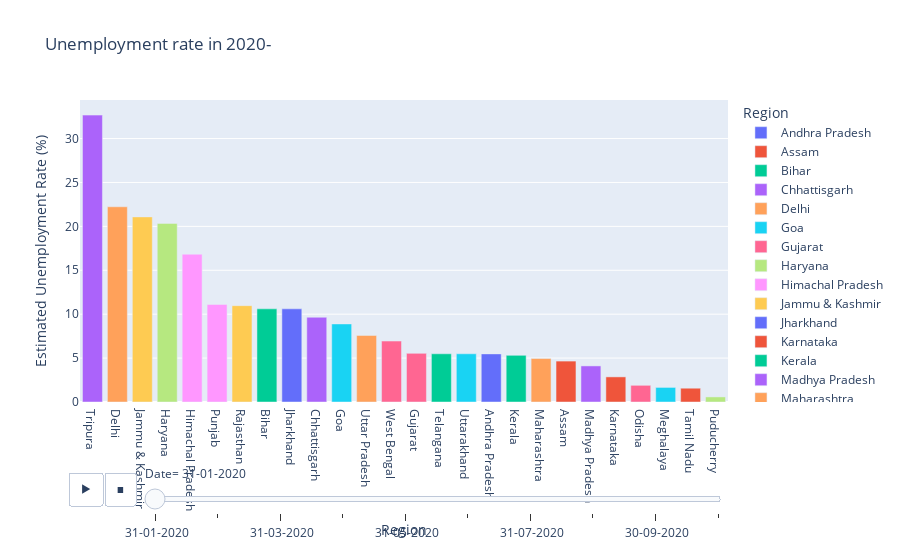

The notebook cell this image was saved under:
### Markdown cell above
## Analyzing Data By barplots

### Code cell
import plotly.express as px

fg1 = px.bar(df1, x='Region', y='Estimated Unemployment Rate (%)', color='Region',
             title='Unemployment rate in 2020-', animation_frame='Date', template='plotly')
fg1.update_layout(xaxis={'categoryorder': 'total descending'})
fg1.show()

### Figure 1 — Plotly figure (JSON) as saved in the notebook; plotly's stock layout.template omitted (floating-point values rounded to 4 significant figures)
{"data": [{"alignmentgroup": "True", "hovertemplate": "Region=%{x}<br>Date= 31-01-2020<br>Estimated Unemployment Rate (%)=%{y}<extra></extra>", "legendgroup": "Andhra Pradesh", "marker": {"color": "#636efa", "pattern": {"shape": ""}}, "name": "Andhra Pradesh", "offsetgroup": "Andhra Pradesh", "orientation": "v", "showlegend": true, "textposition": "auto", "type": "bar", "x": ["Andhra Pradesh"], "xaxis": "x", "y": [5.48], "yaxis": "y"}, {"alignmentgroup": "True", "hovertemplate": "Region=%{x}<br>Date= 31-01-2020<br>Estimated Unemployment Rate (%)=%{y}<extra></extra>", "legendgroup": "Assam", "marker": {"color": "#EF553B", "pattern": {"shape": ""}}, "name": "Assam", "offsetgroup": "Assam", "orientation": "v", "showlegend": true, "textposition": "auto", "type": "bar", "x": ["Assam"], "xaxis": "x", "y": [4.66], "yaxis": "y"}, {"alignmentgroup": "True", "hovertemplate": "Region=%{x}<br>Date= 31-01-2020<br>Estimated Unemployment Rate (%)=%{y}<extra></extra>", "legendgroup": "Bihar", "marker": {"color": "#00cc96", "pattern": {"shape": ""}}, "name": "Bihar", "offsetgroup": "Bihar", "orientation": "v", "showlegend": true, "textposition": "auto", "type": "bar", "x": ["Bihar"], "xaxis": "x", "y": [10.61], "yaxis": "y"}, {"alignmentgroup": "True", "hovertemplate": "Region=%{x}<br>Date= 31-01-2020<br>Estimated Unemployment Rate (%)=%{y}<extra></extra>", "legendgroup": "Chhattisgarh", "marker": {"color": "#ab63fa", "pattern": {"shape": ""}}, "name": "Chhattisgarh", "offsetgroup": "Chhattisgarh", "orientation": "v", "showlegend": true, "textposition": "auto", "type": "bar", "x": ["Chhattisgarh"], "xaxis": "x", "y": [9.65], "yaxis": "y"}, {"alignmentgroup": "True", "hovertemplate": "Region=%{x}<br>Date= 31-01-2020<br>Estimated Unemployment Rate (%)=%{y}<extra></extra>", "legendgroup": "Delhi", "marker": {"color": "#FFA15A", "pattern": {"shape": ""}}, "name": "Delhi", "offsetgroup": "Delhi", "orientation": "v", "showlegend": true, "textposition": "auto", "type": "bar", "x": ["Delhi"], "xaxis": "x", "y": [22.23], "yaxis": "y"}, {"alignmentgroup": "True", "hovertemplate": "Region=%{x}<br>Date= 31-01-2020<br>Estimated Unemployment Rate (%)=%{y}<extra></extra>", "legendgroup": "Goa", "marker": {"color": "#19d3f3", "pattern": {"shape": ""}}, "name": "Goa", "offsetgroup": "Goa", "orientation": "v", "showlegend": true, "textposition": "auto", "type": "bar", "x": ["Goa"], "xaxis": "x", "y": [8.89], "yaxis": "y"}, {"alignmentgroup": "True", "hovertemplate": "Region=%{x}<br>Date= 31-01-2020<br>Estimated Unemployment Rate (%)=%{y}<extra></extra>", "legendgroup": "Gujarat", "marker": {"color": "#FF6692", "pattern": {"shape": ""}}, "name": "Gujarat", "offsetgroup": "Gujarat", "orientation": "v", "showlegend": true, "textposition": "auto", "type": "bar", "x": ["Gujarat"], "xaxis": "x", "y": [5.54], "yaxis": "y"}, {"alignmentgroup": "True", "hovertemplate": "Region=%{x}<br>Date= 31-01-2020<br>Estimated Unemployment Rate (%)=%{y}<extra></extra>", "legendgroup": "Haryana", "marker": {"color": "#B6E880", "pattern": {"shape": ""}}, "name": "Haryana", "offsetgroup": "Haryana", "orientation": "v", "showlegend": true, "textposition": "auto", "type": "bar", "x": ["Haryana"], "xaxis": "x", "y": [20.34], "yaxis": "y"}, {"alignmentgroup": "True", "hovertemplate": "Region=%{x}<br>Date= 31-01-2020<br>Estimated Unemployment Rate (%)=%{y}<extra></extra>", "legendgroup": "Himachal Pradesh", "marker": {"color": "#FF97FF", "pattern": {"shape": ""}}, "name": "Himachal Pradesh", "offsetgroup": "Himachal Pradesh", "orientation": "v", "showlegend": true, "textposition": "auto", "type": "bar", "x": ["Himachal Pradesh"], "xaxis": "x", "y": [16.83], "yaxis": "y"}, {"alignmentgroup": "True", "hovertemplate": "Region=%{x}<br>Date= 31-01-2020<br>Estimated Unemployment Rate (%)=%{y}<extra></extra>", "legendgroup": "Jammu & Kashmir", "marker": {"color": "#FECB52", "pattern": {"shape": ""}}, "name": "Jammu & Kashmir", "offsetgroup": "Jammu & Kashmir", "orientation": "v", "showlegend": true, "textposition": "auto", "type": "bar", "x": ["Jammu & Kashmir"], "xaxis": "x", "y": [21.08], "yaxis": "y"}, {"alignmentgroup": "True", "hovertemplate": "Region=%{x}<br>Date= 31-01-2020<br>Estimated Unemployment Rate (%)=%{y}<extra></extra>", "legendgroup": "Jharkhand", "marker": {"color": "#636efa", "pattern": {"shape": ""}}, "name": "Jharkhand", "offsetgroup": "Jharkhand", "orientation": "v", "showlegend": true, "textposition": "auto", "type": "bar", "x": ["Jharkhand"], "xaxis": "x", "y": [10.61], "yaxis": "y"}, {"alignmentgroup": "True", "hovertemplate": "Region=%{x}<br>Date= 31-01-2020<br>Estimated Unemployment Rate (%)=%{y}<extra></extra>", "legendgroup": "Karnataka", "marker": {"color": "#EF553B", "pattern": {"shape": ""}}, "name": "Karnataka", "offsetgroup": "Karnataka", "orientation": "v", "showlegend": true, "textposition": "auto", "type": "bar", "x": ["Karnataka"], "xaxis": "x", "y": [2.86], "yaxis": "y"}, {"alignmentgroup": "True", "hovertemplate": "Region=%{x}<br>Date= 31-01-2020<br>Estimated Unemployment Rate (%)=%{y}<extra></extra>", "legendgroup": "Kerala", "marker": {"color": "#00cc96", "pattern": {"shape": ""}}, "name": "Kerala", "offsetgroup": "Kerala", "orientation": "v", "showlegend": true, "textposition": "auto", "type": "bar", "x": ["Kerala"], "xaxis": "x", "y": [5.31], "yaxis": "y"}, {"alignmentgroup": "True", "hovertemplate": "Region=%{x}<br>Date= 31-01-2020<br>Estimated Unemployment Rate (%)=%{y}<extra></extra>", "legendgroup": "Madhya Pradesh", "marker": {"color": "#ab63fa", "pattern": {"shape": ""}}, "name": "Madhya Pradesh", "offsetgroup": "Madhya Pradesh", "orientation": "v", "showlegend": true, "textposition": "auto", "type": "bar", "x": ["Madhya Pradesh"], "xaxis": "x", "y": [4.11], "yaxis": "y"}, {"alignmentgroup": "True", "hovertemplate": "Region=%{x}<br>Date= 31-01-2020<br>Estimated Unemployment Rate (%)=%{y}<extra></extra>", "legendgroup": "Maharashtra", "marker": {"color": "#FFA15A", "pattern": {"shape": ""}}, "name": "Maharashtra", "offsetgroup": "Maharashtra", "orientation": "v", "showlegend": true, "textposition": "auto", "type": "bar", "x": ["Maharashtra"], "xaxis": "x", "y": [4.95], "yaxis": "y"}, {"alignmentgroup": "True", "hovertemplate": "Region=%{x}<br>Date= 31-01-2020<br>Estimated Unemployment Rate (%)=%{y}<extra></extra>", "legendgroup": "Meghalaya", "marker": {"color": "#19d3f3", "pattern": {"shape": ""}}, "name": "Meghalaya", "offsetgroup": "Meghalaya", "orientation": "v", "showlegend": true, "textposition": "auto", "type": "bar", "x": ["Meghalaya"], "xaxis": "x", "y": [1.66], "yaxis": "y"}, {"alignmentgroup": "True", "hovertemplate": "Region=%{x}<br>Date= 31-01-2020<br>Estimated Unemployment Rate (%)=%{y}<extra></extra>", "legendgroup": "Odisha", "marker": {"color": "#FF6692", "pattern": {"shape": ""}}, "name": "Odisha", "offsetgroup": "Odisha", "orientation": "v", "showlegend": true, "textposition": "auto", "type": "bar", "x": ["Odisha"], "xaxis": "x", "y": [1.9], "yaxis": "y"}, {"alignmentgroup": "True", "hovertemplate": "Region=%{x}<br>Date= 31-01-2020<br>Estimated Unemployment Rate (%)=%{y}<extra></extra>", "legendgroup": "Puducherry", "marker": {"color": "#B6E880", "pattern": {"shape": ""}}, "name": "Puducherry", "offsetgroup": "Puducherry", "orientation": "v", "showlegend": true, "textposition": "auto", "type": "bar", "x": ["Puducherry"], "xaxis": "x", "y": [0.58], "yaxis": "y"}, {"alignmentgroup": "True", "hovertemplate": "Region=%{x}<br>Date= 31-01-2020<br>Estimated Unemployment Rate (%)=%{y}<extra></extra>", "legendgroup": "Punjab", "marker": {"color": "#FF97FF", "pattern": {"shape": ""}}, "name": "Punjab", "offsetgroup": "Punjab", "orientation": "v", "showlegend": true, "textposition": "auto", "type": "bar", "x": ["Punjab"], "xaxis": "x", "y": [11.11], "yaxis": "y"}, {"alignmentgroup": "True", "hovertemplate": "Region=%{x}<br>Date= 31-01-2020<br>Estimated Unemployment Rate (%)=%{y}<extra></extra>", "legendgroup": "Rajasthan", "marker": {"color": "#FECB52", "pattern": {"shape": ""}}, "name": "Rajasthan", "offsetgroup": "Rajasthan", "orientation": "v", "showlegend": true, "textposition": "auto", "type": "bar", "x": ["Rajasthan"], "xaxis": "x", "y": [10.97], "yaxis": "y"}, {"alignmentgroup": "True", "hovertemplate": "Region=%{x}<br>Date= 31-01-2020<br>Estimated Unemployment Rate (%)=%{y}<extra></extra>", "legendgroup": "Tamil Nadu", "marker": {"color": "#EF553B", "pattern": {"shape": ""}}, "name": "Tamil Nadu", "offsetgroup": "Tamil Nadu", "orientation": "v", "showlegend": true, "textposition": "auto", "type": "bar", "x": ["Tamil Nadu"], "xaxis": "x", "y": [1.57], "yaxis": "y"}, {"alignmentgroup": "True", "hovertemplate": "Region=%{x}<br>Date= 31-01-2020<br>Estimated Unemployment Rate (%)=%{y}<extra></extra>", "legendgroup": "Telangana", "marker": {"color": "#00cc96", "pattern": {"shape": ""}}, "name": "Telangana", "offsetgroup": "Telangana", "orientation": "v", "showlegend": true, "textposition": "auto", "type": "bar", "x": ["Telangana"], "xaxis": "x", "y": [5.49], "yaxis": "y"}, {"alignmentgroup": "True", "hovertemplate": "Region=%{x}<br>Date= 31-01-2020<br>Estimated Unemployment Rate (%)=%{y}<extra></extra>", "legendgroup": "Tripura", "marker": {"color": "#ab63fa", "pattern": {"shape": ""}}, "name": "Tripura", "offsetgroup": "Tripura", "orientation": "v", "showlegend": true, "textposition": "auto", "type": "bar", "x": ["Tripura"], "xaxis": "x", "y": [32.67], "yaxis": "y"}, {"alignmentgroup": "True", "hovertemplate": "Region=%{x}<br>Date= 31-01-2020<br>Estimated Unemployment Rate (%)=%{y}<extra></extra>", "legendgroup": "Uttar Pradesh", "marker": {"color": "#FFA15A", "pattern": {"shape": ""}}, "name": "Uttar Pradesh", "offsetgroup": "Uttar Pradesh", "orientation": "v", "showlegend": true, "textposition": "auto", "type": "bar", "x": ["Uttar Pradesh"], "xaxis": "x", "y": [7.58], "yaxis": "y"}, {"alignmentgroup": "True", "hovertemplate": "Region=%{x}<br>Date= 31-01-2020<br>Estimated Unemployment Rate (%)=%{y}<extra></extra>", "legendgroup": "Uttarakhand", "marker": {"color": "#19d3f3", "pattern": {"shape": ""}}, "name": "Uttarakhand", "offsetgroup": "Uttarakhand", "orientation": "v", "showlegend": true, "textposition": "auto", "type": "bar", "x": ["Uttarakhand"], "xaxis": "x", "y": [5.49], "yaxis": "y"}, {"alignmentgroup": "True", "hovertemplate": "Region=%{x}<br>Date= 31-01-2020<br>Estimated Unemployment Rate (%)=%{y}<extra></extra>", "legendgroup": "West Bengal", "marker": {"color": "#FF6692", "pattern": {"shape": ""}}, "name": "West Bengal", "offsetgroup": "West Bengal", "orientation": "v", "showlegend": true, "textposition": "auto", "type": "bar", "x": ["West Bengal"], "xaxis": "x", "y": [6.94], "yaxis": "y"}], "layout": {"barmode": "relative", "legend": {"title": {"text": "Region"}, "tracegroupgap": 0}, "sliders": [{"active": 0, "currentvalue": {"prefix": "Date="}, "len": 0.9, "pad": {"b": 10, "t": 60}, "steps": [{"args": [[" 31-01-2020"], {"frame": {"duration": 0, "redraw": true}, "fromcurrent": true, "mode": "immediate", "transition": {"duration": 0, "easing": "linear"}}], "label": " 31-01-2020", "method": "animate"}, {"args": [[" 29-02-2020"], {"frame": {"duration": 0, "redraw": true}, "fromcurrent": true, "mode": "immediate", "transition": {"duration": 0, "easing": "linear"}}], "label": " 29-02-2020", "method": "animate"}, {"args": [[" 31-03-2020"], {"frame": {"duration": 0, "redraw": true}, "fromcurrent": true, "mode": "immediate", "transition": {"duration": 0, "easing": "linear"}}], "label": " 31-03-2020", "method": "animate"}, {"args": [[" 30-04-2020"], {"frame": {"duration": 0, "redraw": true}, "fromcurrent": true, "mode": "immediate", "transition": {"duration": 0, "easing": "linear"}}], "label": " 30-04-2020", "method": "animate"}, {"args": [[" 31-05-2020"], {"frame": {"duration": 0, "redraw": true}, "fromcurrent": true, "mode": "immediate", "transition": {"duration": 0, "easing": "linear"}}], "label": " 31-05-2020", "method": "animate"}, {"args": [[" 30-06-2020"], {"frame": {"duration": 0, "redraw": true}, "fromcurrent": true, "mode": "immediate", "transition": {"duration": 0, "easing": "linear"}}], "label": " 30-06-2020", "method": "animate"}, {"args": [[" 31-07-2020"], {"frame": {"duration": 0, "redraw": true}, "fromcurrent": true, "mode": "immediate", "transition": {"duration": 0, "easing": "linear"}}], "label": " 31-07-2020", "method": "animate"}, {"args": [[" 31-08-2020"], {"frame": {"duration": 0, "redraw": true}, "fromcurrent": true, "mode": "immediate", "transition": {"duration": 0, "easing": "linear"}}], "label": " 31-08-2020", "method": "animate"}, {"args": [[" 30-09-2020"], {"frame": {"duration": 0, "redraw": true}, "fromcurrent": true, "mode": "immediate", "transition": {"duration": 0, "easing": "linear"}}], "label": " 30-09-2020", "method": "animate"}, {"args": [[" 31-10-2020"], {"frame": {"duration": 0, "redraw": true}, "fromcurrent": true, "mode": "immediate", "transition": {"duration": 0, "easing": "linear"}}], "label": " 31-10-2020", "method": "animate"}], "x": 0.1, "xanchor": "left", "y": 0, "yanchor": "top"}], "title": {"text": "Unemployment rate in 2020-"}, "updatemenus": [{"buttons": [{"args": [null, {"frame": {"duration": 500, "redraw": true}, "fromcurrent": true, "mode": "immediate", "transition": {"duration": 500, "easing": "linear"}}], "label": "&#9654;", "method": "animate"}, {"args": [[null], {"frame": {"duration": 0, "redraw": true}, "fromcurrent": true, "mode": "immediate", "transition": {"duration": 0, "easing": "linear"}}], "label": "&#9724;", "method": "animate"}], "direction": "left", "pad": {"r": 10, "t": 70}, "showactive": false, "type": "buttons", "x": 0.1, "xanchor": "right", "y": 0, "yanchor": "top"}], "xaxis": {"anchor": "y", "categoryarray": ["Andhra Pradesh", "Assam", "Bihar", "Chhattisgarh", "Delhi", "Goa", "Gujarat", "Haryana", "Himachal Pradesh", "Jammu & Kashmir", "Jharkhand", "Karnataka", "Kerala", "Madhya Pradesh", "Maharashtra", "Meghalaya", "Odisha", "Puducherry", "Punjab", "Rajasthan", "Sikkim", "Tamil Nadu", "Telangana", "Tripura", "Uttar Pradesh", "Uttarakhand", "West Bengal"], "categoryorder": "total descending", "domain": [0, 1], "title": {"text": "Region"}}, "yaxis": {"anchor": "x", "domain": [0, 1], "title": {"text": "Estimated Unemployment Rate (%)"}}}}
